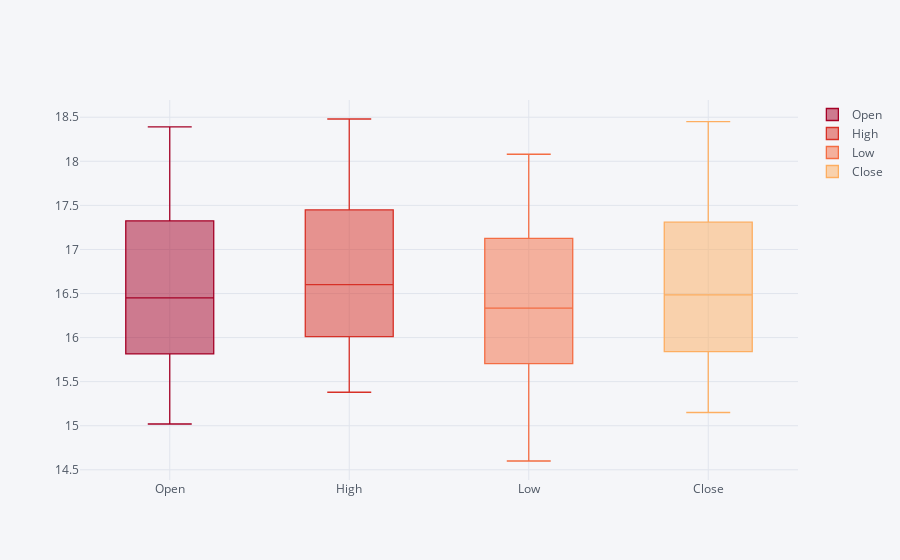

Notebook source saved alongside this figure:
### Code cell
#Use .iplot(kind='candle) to create a 
#candle plot of Bank of America's stock 
#from Jan 1st 2015 to Jan 1st 2016.

BAC_15 = df['BAC'].loc['01-01-2015':'01-01-2016'][['Open', 'High', 'Low', 'Close', ]]
BAC_15.iplot(kind = 'box', colorscale = 'rdylbu')

### Figure 1 — Plotly figure (JSON) as saved in the notebook; plotly's stock layout.template omitted (floating-point values rounded to 4 significant figures; data arrays with more than 128 entries replaced by an {"elided": "..."} marker saying what was removed)
{"data": [{"boxpoints": false, "line": {"width": 1.3}, "marker": {"color": "rgba(165, 0, 38, 1.0)"}, "name": "Open", "type": "box", "y": {"elided": "252 float values"}}, {"boxpoints": false, "line": {"width": 1.3}, "marker": {"color": "rgba(215, 48, 39, 1.0)"}, "name": "High", "type": "box", "y": {"elided": "252 float values"}}, {"boxpoints": false, "line": {"width": 1.3}, "marker": {"color": "rgba(244, 109, 67, 1.0)"}, "name": "Low", "type": "box", "y": {"elided": "252 float values"}}, {"boxpoints": false, "line": {"width": 1.3}, "marker": {"color": "rgba(253, 174, 97, 1.0)"}, "name": "Close", "type": "box", "y": {"elided": "252 float values"}}], "layout": {"legend": {"bgcolor": "#F5F6F9", "font": {"color": "#4D5663"}}, "paper_bgcolor": "#F5F6F9", "plot_bgcolor": "#F5F6F9", "titlefont": {"color": "#4D5663"}, "xaxis1": {"gridcolor": "#E1E5ED", "showgrid": true, "tickfont": {"color": "#4D5663"}, "title": "", "titlefont": {"color": "#4D5663"}, "zerolinecolor": "#E1E5ED"}, "yaxis1": {"gridcolor": "#E1E5ED", "showgrid": true, "tickfont": {"color": "#4D5663"}, "title": "", "titlefont": {"color": "#4D5663"}, "zerolinecolor": "#E1E5ED"}}}
